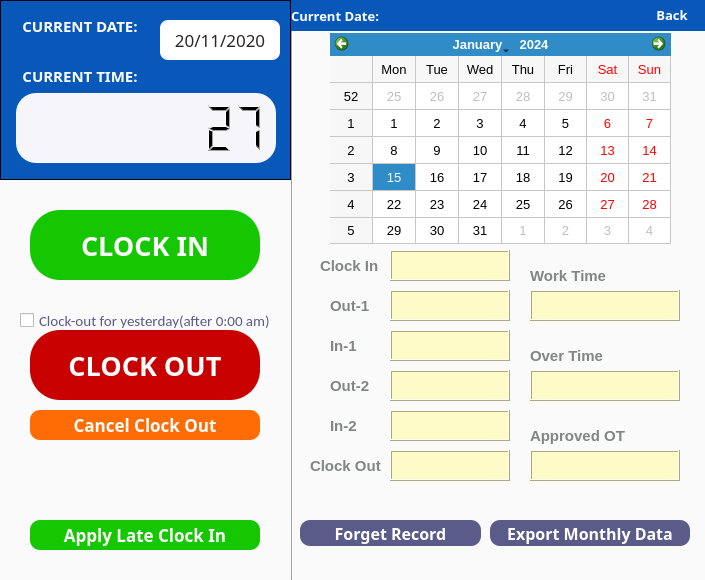
<?xml version="1.0" encoding="UTF-8"?>
<ui version="4.0">
 <class>TimeCard</class>
 <widget class="QMainWindow" name="TimeCard">
  <property name="geometry">
   <rect>
    <x>0</x>
    <y>0</y>
    <width>705</width>
    <height>580</height>
   </rect>
  </property>
  <property name="minimumSize">
   <size>
    <width>705</width>
    <height>580</height>
   </size>
  </property>
  <property name="maximumSize">
   <size>
    <width>705</width>
    <height>580</height>
   </size>
  </property>
  <property name="windowTitle">
   <string>Time Card</string>
  </property>
  <property name="styleSheet">
   <string notr="true">QMainWindow
{
    background-color:rgb(250, 250, 250);

}</string>
  </property>
  <widget class="QWidget" name="centralwidget">
   <widget class="QPushButton" name="pushButton">
    <property name="geometry">
     <rect>
      <x>30</x>
      <y>210</y>
      <width>230</width>
      <height>70</height>
     </rect>
    </property>
    <property name="font">
     <font>
      <family>Microsoft Yahei</family>
      <pointsize>20</pointsize>
      <weight>75</weight>
      <bold>true</bold>
     </font>
    </property>
    <property name="styleSheet">
     <string notr="true">QPushButton

{
    /*字体为微软雅黑*/
    font-family:Microsoft Yahei;
    /*字体大小为20点*/
    font-size:20pt;
    /*字体颜色为白色*/    
    color:white;
    /*背景颜色*/  
    background-color:rgb(21, 199, 1);
    /*边框圆角半径为8像素*/ 
    border-radius:30px;

}

/*按钮停留态*/
QPushButton:hover
{
    /*背景颜色*/  
    background-color:rgb(21, 175, 0);
    padding-left:-3px;
    /*上内边距为3像素，让按下时字向下移动3像素*/  
    padding-top:-3px;
	font-size:23pt;
}

/*按钮按下态*/
QPushButton:pressed
{
    /*背景颜色*/  
    background-color:rgb(0, 113, 0);
    /*左内边距为3像素，让按下时字向右移动3像素*/  
    padding-left:3px;
    /*上内边距为3像素，让按下时字向下移动3像素*/  
    padding-top:3px;
    font-size:20pt;
}</string>
    </property>
    <property name="text">
     <string>CLOCK IN</string>
    </property>
   </widget>
   <widget class="QPushButton" name="pushButton_2">
    <property name="geometry">
     <rect>
      <x>30</x>
      <y>330</y>
      <width>230</width>
      <height>70</height>
     </rect>
    </property>
    <property name="font">
     <font>
      <family>Microsoft Yahei</family>
      <pointsize>20</pointsize>
      <weight>75</weight>
      <bold>true</bold>
     </font>
    </property>
    <property name="styleSheet">
     <string notr="true">QPushButton
{
    /*字体为微软雅黑*/
    font-family:Microsoft Yahei;
    /*字体大小为20点*/
    font-size:20pt;
    /*字体颜色为白色*/    
    color:white;
    /*背景颜色*/  
    background-color:rgb(200, 0, 0);
    /*边框圆角半径为8像素*/ 
    border-radius:30px;
}

/*按钮停留态*/
QPushButton:hover
{
    /*背景颜色*/  
    background-color:rgb(176, 0, 0);
    padding-left:-3px;
    /*上内边距为3像素，让按下时字向下移动3像素*/  
    padding-top:-3px;
	font-size:22pt;
}

/*按钮按下态*/
QPushButton:pressed
{
    /*背景颜色*/  
    background-color:rgb(147, 0, 0);
    /*左内边距为3像素，让按下时字向右移动3像素*/  
    padding-left:3px;
    /*上内边距为3像素，让按下时字向下移动3像素*/  
    padding-top:3px;
    font-size:20pt;
}</string>
    </property>
    <property name="text">
     <string>CLOCK OUT</string>
    </property>
   </widget>
   <widget class="QLCDNumber" name="lcdNumber">
    <property name="geometry">
     <rect>
      <x>16</x>
      <y>93</y>
      <width>260</width>
      <height>70</height>
     </rect>
    </property>
    <property name="font">
     <font>
      <pointsize>11</pointsize>
      <weight>75</weight>
      <italic>false</italic>
      <bold>true</bold>
      <underline>false</underline>
      <strikeout>false</strikeout>
      <stylestrategy>PreferDefault</stylestrategy>
     </font>
    </property>
    <property name="autoFillBackground">
     <bool>false</bool>
    </property>
    <property name="styleSheet">
     <string notr="true">QLCDNumber{
		background-color:rgb(245, 245, 250);
		color:rgb(0, 0, 0);
		 border-radius:20px;
}</string>
    </property>
    <property name="frameShape">
     <enum>QFrame::Panel</enum>
    </property>
    <property name="frameShadow">
     <enum>QFrame::Sunken</enum>
    </property>
    <property name="lineWidth">
     <number>3</number>
    </property>
    <property name="smallDecimalPoint">
     <bool>true</bool>
    </property>
    <property name="digitCount">
     <number>8</number>
    </property>
    <property name="value" stdset="0">
     <double>27.000000000000000</double>
    </property>
   </widget>
   <widget class="QCalendarWidget" name="calendarWidget">
    <property name="geometry">
     <rect>
      <x>330</x>
      <y>33</y>
      <width>341</width>
      <height>211</height>
     </rect>
    </property>
    <property name="font">
     <font>
      <pointsize>10</pointsize>
     </font>
    </property>
    <property name="autoFillBackground">
     <bool>false</bool>
    </property>
    <property name="styleSheet">
     <string notr="true">QCalendarWidget
{
	background-color: rgb(255,255,255);
}</string>
    </property>
    <property name="gridVisible">
     <bool>true</bool>
    </property>
   </widget>
   <widget class="Line" name="line">
    <property name="geometry">
     <rect>
      <x>282</x>
      <y>0</y>
      <width>20</width>
      <height>580</height>
     </rect>
    </property>
    <property name="frameShadow">
     <enum>QFrame::Sunken</enum>
    </property>
    <property name="lineWidth">
     <number>1</number>
    </property>
    <property name="orientation">
     <enum>Qt::Vertical</enum>
    </property>
   </widget>
   <widget class="QPushButton" name="pushButton_3">
    <property name="geometry">
     <rect>
      <x>300</x>
      <y>520</y>
      <width>181</width>
      <height>26</height>
     </rect>
    </property>
    <property name="font">
     <font>
      <family>Microsoft Yahei</family>
      <pointsize>12</pointsize>
      <weight>75</weight>
      <bold>true</bold>
     </font>
    </property>
    <property name="styleSheet">
     <string notr="true">QPushButton
{
    /*字体为微软雅黑*/
    font-family:Microsoft Yahei;
    /*字体大小为20点*/
    font-size:12pt;
    /*字体颜色为白色*/    
    color:white;
    /*背景颜色*/  
    background-color:rgb(91, 91, 138);
    /*边框圆角半径为8像素*/ 
    border-radius:10px;
}

/*按钮停留态*/
QPushButton:hover
{
    /*背景颜色*/  
    background-color:rgb(62, 62, 95);
    padding-left:-3px;
    /*上内边距为3像素，让按下时字向下移动3像素*/  
    padding-top:-3px;

}

/*按钮按下态*/
QPushButton:pressed
{
    /*背景颜色*/  
    background-color:rgb(55, 55, 84);
    /*左内边距为3像素，让按下时字向右移动3像素*/  
    padding-left:3px;
    /*上内边距为3像素，让按下时字向下移动3像素*/  
    padding-top:3px;
}</string>
    </property>
    <property name="text">
     <string>Forget Record</string>
    </property>
   </widget>
   <widget class="QLabel" name="label_2">
    <property name="geometry">
     <rect>
      <x>291</x>
      <y>0</y>
      <width>420</width>
      <height>31</height>
     </rect>
    </property>
    <property name="styleSheet">
     <string notr="true">QWidget
{
    /*字体为微软雅黑*/
    font-family:Microsoft Yahei;
    /*字体大小为20点*/
    font-size:10pt;
    /*字体颜色为白色*/    
	font-weight:bold;
    color:white;
    /*背景颜色*/  
    background-color:rgb(8, 88, 186);

}
</string>
    </property>
    <property name="text">
     <string>Current Date:</string>
    </property>
    <property name="alignment">
     <set>Qt::AlignLeading|Qt::AlignLeft|Qt::AlignVCenter</set>
    </property>
   </widget>
   <widget class="QTextEdit" name="textEdit">
    <property name="geometry">
     <rect>
      <x>390</x>
      <y>250</y>
      <width>120</width>
      <height>31</height>
     </rect>
    </property>
    <property name="styleSheet">
     <string notr="true">QTextEdit

{
    /*字体为微软雅黑*/
    font-family:Microsoft Yahei;
    /*字体大小为20点*/
	color:rgb(50, 50, 50);
   font-size:10pt;
	background-color:rgb(255, 251, 201);
}
</string>
    </property>
    <property name="frameShape">
     <enum>QFrame::Box</enum>
    </property>
    <property name="frameShadow">
     <enum>QFrame::Raised</enum>
    </property>
    <property name="lineWidth">
     <number>1</number>
    </property>
   </widget>
   <widget class="QLabel" name="label_3">
    <property name="geometry">
     <rect>
      <x>320</x>
      <y>250</y>
      <width>90</width>
      <height>31</height>
     </rect>
    </property>
    <property name="font">
     <font>
      <family>Microsoft Yahei UI</family>
      <pointsize>11</pointsize>
      <weight>75</weight>
      <italic>false</italic>
      <bold>true</bold>
     </font>
    </property>
    <property name="styleSheet">
     <string notr="true">QLabel
{
    font-family:Microsoft Yahei UI;
    font-size:11pt; 
    color:rgb(128, 134, 132)
}</string>
    </property>
    <property name="text">
     <string>Clock In</string>
    </property>
   </widget>
   <widget class="QLabel" name="label_4">
    <property name="geometry">
     <rect>
      <x>310</x>
      <y>450</y>
      <width>100</width>
      <height>31</height>
     </rect>
    </property>
    <property name="font">
     <font>
      <family>Microsoft Yahei UI</family>
      <pointsize>11</pointsize>
      <weight>75</weight>
      <italic>false</italic>
      <bold>true</bold>
     </font>
    </property>
    <property name="styleSheet">
     <string notr="true">QLabel
{
    font-family:Microsoft Yahei UI;
    font-size:11pt; 
    color:rgb(128, 134, 132)
}</string>
    </property>
    <property name="text">
     <string>Clock Out</string>
    </property>
   </widget>
   <widget class="QLabel" name="label_5">
    <property name="geometry">
     <rect>
      <x>530</x>
      <y>260</y>
      <width>101</width>
      <height>31</height>
     </rect>
    </property>
    <property name="font">
     <font>
      <family>Microsoft Yahei UI</family>
      <pointsize>11</pointsize>
      <weight>75</weight>
      <italic>false</italic>
      <bold>true</bold>
     </font>
    </property>
    <property name="styleSheet">
     <string notr="true">QLabel
{
    font-family:Microsoft Yahei UI;
    font-size:11pt; 
    color:rgb(128, 134, 132)
}</string>
    </property>
    <property name="text">
     <string>Work Time</string>
    </property>
   </widget>
   <widget class="QTextEdit" name="textEdit_2">
    <property name="geometry">
     <rect>
      <x>390</x>
      <y>450</y>
      <width>120</width>
      <height>31</height>
     </rect>
    </property>
    <property name="styleSheet">
     <string notr="true">QTextEdit

{
    /*字体为微软雅黑*/
    font-family:Microsoft Yahei;
    /*字体大小为20点*/
	color:rgb(50, 50, 50);
   font-size:10pt;
	background-color:rgb(255, 251, 201);
}
</string>
    </property>
    <property name="frameShape">
     <enum>QFrame::Box</enum>
    </property>
    <property name="frameShadow">
     <enum>QFrame::Raised</enum>
    </property>
    <property name="lineWidth">
     <number>1</number>
    </property>
   </widget>
   <widget class="QTextEdit" name="textEdit_3">
    <property name="geometry">
     <rect>
      <x>530</x>
      <y>290</y>
      <width>150</width>
      <height>31</height>
     </rect>
    </property>
    <property name="styleSheet">
     <string notr="true">QTextEdit

{
    /*字体为微软雅黑*/
    font-family:Microsoft Yahei;
    /*字体大小为20点*/
	color:rgb(50, 50, 50);
   font-size:10pt;
	background-color:rgb(255, 251, 201);
}
</string>
    </property>
    <property name="frameShape">
     <enum>QFrame::Box</enum>
    </property>
    <property name="frameShadow">
     <enum>QFrame::Raised</enum>
    </property>
    <property name="lineWidth">
     <number>1</number>
    </property>
   </widget>
   <widget class="QLabel" name="label_6">
    <property name="geometry">
     <rect>
      <x>530</x>
      <y>340</y>
      <width>121</width>
      <height>31</height>
     </rect>
    </property>
    <property name="font">
     <font>
      <family>Microsoft Yahei UI</family>
      <pointsize>11</pointsize>
      <weight>75</weight>
      <italic>false</italic>
      <bold>true</bold>
     </font>
    </property>
    <property name="styleSheet">
     <string notr="true">QLabel
{
    font-family:Microsoft Yahei UI;
    font-size:11pt; 
    color:rgb(128, 134, 132)
}</string>
    </property>
    <property name="text">
     <string>Over Time</string>
    </property>
   </widget>
   <widget class="QTextEdit" name="textEdit_4">
    <property name="geometry">
     <rect>
      <x>530</x>
      <y>370</y>
      <width>150</width>
      <height>31</height>
     </rect>
    </property>
    <property name="styleSheet">
     <string notr="true">QTextEdit

{
    /*字体为微软雅黑*/
    font-family:Microsoft Yahei;
    /*字体大小为20点*/
	color:rgb(50, 50, 50);
   font-size:10pt;
	background-color:rgb(255, 251, 201);
}
</string>
    </property>
    <property name="frameShape">
     <enum>QFrame::Box</enum>
    </property>
    <property name="frameShadow">
     <enum>QFrame::Raised</enum>
    </property>
    <property name="lineWidth">
     <number>1</number>
    </property>
   </widget>
   <widget class="QPushButton" name="pushButton_4">
    <property name="geometry">
     <rect>
      <x>490</x>
      <y>520</y>
      <width>200</width>
      <height>26</height>
     </rect>
    </property>
    <property name="font">
     <font>
      <family>Microsoft Yahei</family>
      <pointsize>12</pointsize>
      <weight>75</weight>
      <bold>true</bold>
     </font>
    </property>
    <property name="styleSheet">
     <string notr="true">QPushButton
{
    /*字体为微软雅黑*/
    font-family:Microsoft Yahei;
    /*字体大小为20点*/
    font-size:12pt;
    /*字体颜色为白色*/    
    color:white;
    /*背景颜色*/  
    background-color:rgb(91, 91, 138);
    /*边框圆角半径为8像素*/ 
    border-radius:10px;
}

/*按钮停留态*/
QPushButton:hover
{
    /*背景颜色*/  
    background-color:rgb(62, 62, 95);
    padding-left:-3px;
    /*上内边距为3像素，让按下时字向下移动3像素*/  
    padding-top:-3px;
}

/*按钮按下态*/
QPushButton:pressed
{
    /*背景颜色*/  
    background-color:rgb(55, 55, 84);
    /*左内边距为3像素，让按下时字向右移动3像素*/  
    padding-left:3px;
    /*上内边距为3像素，让按下时字向下移动3像素*/  
    padding-top:3px;
}</string>
    </property>
    <property name="text">
     <string>Export Monthly Data</string>
    </property>
   </widget>
   <widget class="QLabel" name="label_7">
    <property name="geometry">
     <rect>
      <x>530</x>
      <y>420</y>
      <width>121</width>
      <height>31</height>
     </rect>
    </property>
    <property name="font">
     <font>
      <family>Microsoft Yahei UI</family>
      <pointsize>11</pointsize>
      <weight>75</weight>
      <italic>false</italic>
      <bold>true</bold>
     </font>
    </property>
    <property name="styleSheet">
     <string notr="true">QLabel
{
    font-family:Microsoft Yahei UI;
    font-size:11pt; 
    color:rgb(128, 134, 132)
}</string>
    </property>
    <property name="text">
     <string>Approved OT</string>
    </property>
   </widget>
   <widget class="QTextEdit" name="textEdit_5">
    <property name="geometry">
     <rect>
      <x>530</x>
      <y>450</y>
      <width>150</width>
      <height>31</height>
     </rect>
    </property>
    <property name="styleSheet">
     <string notr="true">QTextEdit

{
    /*字体为微软雅黑*/
    font-family:Microsoft Yahei;
    /*字体大小为20点*/
	color:rgb(50, 50, 50);
   font-size:10pt;
	background-color:rgb(255, 251, 201);
}
</string>
    </property>
    <property name="frameShape">
     <enum>QFrame::Box</enum>
    </property>
    <property name="frameShadow">
     <enum>QFrame::Raised</enum>
    </property>
    <property name="lineWidth">
     <number>1</number>
    </property>
   </widget>
   <widget class="QPushButton" name="pushButton_6">
    <property name="geometry">
     <rect>
      <x>640</x>
      <y>0</y>
      <width>64</width>
      <height>30</height>
     </rect>
    </property>
    <property name="styleSheet">
     <string notr="true">QPushButton
{
    /*字体为微软雅黑*/
    font-family:Microsoft Yahei;
    /*字体大小为20点*/
    font-size:10pt;
    /*字体颜色为白色*/
	font-weight:bold;    
    color:white;
    /*背景颜色*/  
    background-color:rgb(8, 88, 186);
    /*边框圆角半径为8像素*/ 
    border-radius:10px;
}

/*按钮停留态*/
QPushButton:hover
{
    /*背景颜色*/  
    background-color:rgb(58, 58, 89);
    padding-left:-3px;
    /*上内边距为3像素，让按下时字向下移动3像素*/  
    padding-top:-3px;
}

/*按钮按下态*/
QPushButton:pressed
{
    /*背景颜色*/  
    background-color:rgb(43, 43, 66);
    /*左内边距为3像素，让按下时字向右移动3像素*/  
    padding-left:3px;
    /*上内边距为3像素，让按下时字向下移动3像素*/  
    padding-top:3px;
}</string>
    </property>
    <property name="text">
     <string>Back</string>
    </property>
   </widget>
   <widget class="QFrame" name="frame">
    <property name="geometry">
     <rect>
      <x>0</x>
      <y>0</y>
      <width>291</width>
      <height>180</height>
     </rect>
    </property>
    <property name="styleSheet">
     <string notr="true">QFrame
{
    background-color:rgb(8, 88, 186);
}
</string>
    </property>
    <property name="frameShape">
     <enum>QFrame::Panel</enum>
    </property>
    <property name="frameShadow">
     <enum>QFrame::Plain</enum>
    </property>
    <property name="lineWidth">
     <number>1</number>
    </property>
    <widget class="QLabel" name="label_8">
     <property name="geometry">
      <rect>
       <x>10</x>
       <y>10</y>
       <width>140</width>
       <height>31</height>
      </rect>
     </property>
     <property name="styleSheet">
      <string notr="true">QWidget
{
    /*字体为微软雅黑*/
    font-family:Microsoft Yahei;
    /*字体大小为20点*/
    font-size:11pt;
    /*字体颜色为白色*/    
	font-weight:bold;
    color:white;
    /*背景颜色*/  
    background-color:rgb(8, 88, 186);

}
</string>
     </property>
     <property name="text">
      <string>CURRENT DATE:</string>
     </property>
     <property name="alignment">
      <set>Qt::AlignCenter</set>
     </property>
    </widget>
    <widget class="QLabel" name="label">
     <property name="geometry">
      <rect>
       <x>10</x>
       <y>60</y>
       <width>140</width>
       <height>31</height>
      </rect>
     </property>
     <property name="styleSheet">
      <string notr="true">QWidget
{
    /*字体为微软雅黑*/
    font-family:Microsoft Yahei;
    /*字体大小为20点*/
    font-size:11pt;
    /*字体颜色为白色*/    
	font-weight:bold;
    color:white;
    /*背景颜色*/  
    background-color:rgb(8, 88, 186);

}
</string>
     </property>
     <property name="text">
      <string>CURRENT TIME:</string>
     </property>
     <property name="alignment">
      <set>Qt::AlignCenter</set>
     </property>
    </widget>
    <widget class="QLabel" name="label_9">
     <property name="geometry">
      <rect>
       <x>160</x>
       <y>20</y>
       <width>120</width>
       <height>40</height>
      </rect>
     </property>
     <property name="styleSheet">
      <string notr="true">QWidget
{
    /*字体为微软雅黑*/
    font-family:Microsoft Yahei;
    /*字体大小为20点*/
    font-size:13pt;
    /*字体颜色为白色*/    
	
    color:rgb(40, 40, 40);
    /*背景颜色*/  
    background-color:white;
	border-radius: 8px;
}
</string>
     </property>
     <property name="text">
      <string>20/11/2020</string>
     </property>
     <property name="alignment">
      <set>Qt::AlignCenter</set>
     </property>
    </widget>
   </widget>
   <widget class="QPushButton" name="pushButton_5">
    <property name="geometry">
     <rect>
      <x>30</x>
      <y>410</y>
      <width>230</width>
      <height>30</height>
     </rect>
    </property>
    <property name="font">
     <font>
      <family>Microsoft Yahei</family>
      <pointsize>13</pointsize>
      <weight>75</weight>
      <bold>true</bold>
     </font>
    </property>
    <property name="styleSheet">
     <string notr="true">QPushButton
{
    /*字体为微软雅黑*/
    font-family:Microsoft Yahei;
    /*字体大小为20点*/
    font-size:13pt;
    /*字体颜色为白色*/    
    color:white;
    /*背景颜色*/  
    background-color:rgb(255, 108, 3);
    /*边框圆角半径为8像素*/ 
    border-radius:10px;
}

/*按钮停留态*/
QPushButton:hover
{
    /*背景颜色*/  
    background-color:rgb(220, 93, 2);
    padding-left:-3px;
    /*上内边距为3像素，让按下时字向下移动3像素*/  
    padding-top:-3px;

}

/*按钮按下态*/
QPushButton:pressed
{
    /*背景颜色*/  
    background-color:rgb(163, 69, 1);
    /*左内边距为3像素，让按下时字向右移动3像素*/  
    padding-left:3px;
    /*上内边距为3像素，让按下时字向下移动3像素*/  
    padding-top:3px;

}</string>
    </property>
    <property name="text">
     <string>Cancel Clock Out</string>
    </property>
   </widget>
   <widget class="QCheckBox" name="checkBox">
    <property name="geometry">
     <rect>
      <x>20</x>
      <y>310</y>
      <width>251</width>
      <height>21</height>
     </rect>
    </property>
    <property name="styleSheet">
     <string notr="true">QCheckBox{

	color:rgb(91, 91, 138);
	    font-family:Calibri;
    /*字体大小为20点*/
   font-size:11pt;

}</string>
    </property>
    <property name="text">
     <string>Clock-out for yesterday(after 0:00 am)</string>
    </property>
   </widget>
   <widget class="QPushButton" name="pushButton_7">
    <property name="geometry">
     <rect>
      <x>30</x>
      <y>520</y>
      <width>230</width>
      <height>30</height>
     </rect>
    </property>
    <property name="font">
     <font>
      <family>Microsoft Yahei</family>
      <pointsize>13</pointsize>
      <weight>75</weight>
      <bold>true</bold>
     </font>
    </property>
    <property name="styleSheet">
     <string notr="true">QPushButton

{
    /*字体为微软雅黑*/
    font-family:Microsoft Yahei;
    /*字体大小为20点*/
    font-size:13pt;
    /*字体颜色为白色*/    
    color:white;
    /*背景颜色*/  
    background-color:rgb(21, 199, 1);
    /*边框圆角半径为8像素*/ 
    border-radius:10px;

}

/*按钮停留态*/
QPushButton:hover
{
    /*背景颜色*/  
    background-color:rgb(21, 175, 0);
    padding-left:-3px;
    /*上内边距为3像素，让按下时字向下移动3像素*/  
    padding-top:-3px;

}

/*按钮按下态*/
QPushButton:pressed
{
    /*背景颜色*/  
    background-color:rgb(0, 113, 0);
    /*左内边距为3像素，让按下时字向右移动3像素*/  
    padding-left:3px;
    /*上内边距为3像素，让按下时字向下移动3像素*/  
    padding-top:3px;
}</string>
    </property>
    <property name="text">
     <string>Apply Late Clock In</string>
    </property>
   </widget>
   <widget class="QTextEdit" name="textEdit_6">
    <property name="geometry">
     <rect>
      <x>390</x>
      <y>290</y>
      <width>120</width>
      <height>31</height>
     </rect>
    </property>
    <property name="styleSheet">
     <string notr="true">QTextEdit

{
    /*字体为微软雅黑*/
    font-family:Microsoft Yahei;
    /*字体大小为20点*/
	color:rgb(50, 50, 50);
   font-size:10pt;
	background-color:rgb(255, 251, 201);
}
</string>
    </property>
    <property name="frameShape">
     <enum>QFrame::Box</enum>
    </property>
    <property name="frameShadow">
     <enum>QFrame::Raised</enum>
    </property>
    <property name="lineWidth">
     <number>1</number>
    </property>
   </widget>
   <widget class="QLabel" name="label_10">
    <property name="geometry">
     <rect>
      <x>330</x>
      <y>290</y>
      <width>60</width>
      <height>31</height>
     </rect>
    </property>
    <property name="font">
     <font>
      <family>Microsoft Yahei UI</family>
      <pointsize>11</pointsize>
      <weight>75</weight>
      <italic>false</italic>
      <bold>true</bold>
     </font>
    </property>
    <property name="styleSheet">
     <string notr="true">QLabel
{
    font-family:Microsoft Yahei UI;
    font-size:11pt; 
    color:rgb(128, 134, 132)
}</string>
    </property>
    <property name="text">
     <string>Out-1</string>
    </property>
   </widget>
   <widget class="QTextEdit" name="textEdit_7">
    <property name="geometry">
     <rect>
      <x>390</x>
      <y>330</y>
      <width>120</width>
      <height>31</height>
     </rect>
    </property>
    <property name="styleSheet">
     <string notr="true">QTextEdit

{
    /*字体为微软雅黑*/
    font-family:Microsoft Yahei;
    /*字体大小为20点*/
	color:rgb(50, 50, 50);
   font-size:10pt;
	background-color:rgb(255, 251, 201);
}
</string>
    </property>
    <property name="frameShape">
     <enum>QFrame::Box</enum>
    </property>
    <property name="frameShadow">
     <enum>QFrame::Raised</enum>
    </property>
    <property name="lineWidth">
     <number>1</number>
    </property>
   </widget>
   <widget class="QLabel" name="label_11">
    <property name="geometry">
     <rect>
      <x>330</x>
      <y>330</y>
      <width>60</width>
      <height>31</height>
     </rect>
    </property>
    <property name="font">
     <font>
      <family>Microsoft Yahei UI</family>
      <pointsize>11</pointsize>
      <weight>75</weight>
      <italic>false</italic>
      <bold>true</bold>
     </font>
    </property>
    <property name="styleSheet">
     <string notr="true">QLabel
{
    font-family:Microsoft Yahei UI;
    font-size:11pt; 
    color:rgb(128, 134, 132)
}</string>
    </property>
    <property name="text">
     <string>In-1</string>
    </property>
   </widget>
   <widget class="QTextEdit" name="textEdit_8">
    <property name="geometry">
     <rect>
      <x>390</x>
      <y>370</y>
      <width>120</width>
      <height>31</height>
     </rect>
    </property>
    <property name="styleSheet">
     <string notr="true">QTextEdit

{
    /*字体为微软雅黑*/
    font-family:Microsoft Yahei;
    /*字体大小为20点*/
	color:rgb(50, 50, 50);
   font-size:10pt;
	background-color:rgb(255, 251, 201);
}
</string>
    </property>
    <property name="frameShape">
     <enum>QFrame::Box</enum>
    </property>
    <property name="frameShadow">
     <enum>QFrame::Raised</enum>
    </property>
    <property name="lineWidth">
     <number>1</number>
    </property>
   </widget>
   <widget class="QLabel" name="label_12">
    <property name="geometry">
     <rect>
      <x>330</x>
      <y>370</y>
      <width>60</width>
      <height>31</height>
     </rect>
    </property>
    <property name="font">
     <font>
      <family>Microsoft Yahei UI</family>
      <pointsize>11</pointsize>
      <weight>75</weight>
      <italic>false</italic>
      <bold>true</bold>
     </font>
    </property>
    <property name="styleSheet">
     <string notr="true">QLabel
{
    font-family:Microsoft Yahei UI;
    font-size:11pt; 
    color:rgb(128, 134, 132)
}</string>
    </property>
    <property name="text">
     <string>Out-2</string>
    </property>
   </widget>
   <widget class="QTextEdit" name="textEdit_9">
    <property name="geometry">
     <rect>
      <x>390</x>
      <y>410</y>
      <width>120</width>
      <height>31</height>
     </rect>
    </property>
    <property name="styleSheet">
     <string notr="true">QTextEdit

{
    /*字体为微软雅黑*/
    font-family:Microsoft Yahei;
    /*字体大小为20点*/
	color:rgb(50, 50, 50);
   font-size:10pt;
	background-color:rgb(255, 251, 201);
}
</string>
    </property>
    <property name="frameShape">
     <enum>QFrame::Box</enum>
    </property>
    <property name="frameShadow">
     <enum>QFrame::Raised</enum>
    </property>
    <property name="lineWidth">
     <number>1</number>
    </property>
   </widget>
   <widget class="QLabel" name="label_13">
    <property name="geometry">
     <rect>
      <x>330</x>
      <y>410</y>
      <width>50</width>
      <height>31</height>
     </rect>
    </property>
    <property name="font">
     <font>
      <family>Microsoft Yahei UI</family>
      <pointsize>11</pointsize>
      <weight>75</weight>
      <italic>false</italic>
      <bold>true</bold>
     </font>
    </property>
    <property name="styleSheet">
     <string notr="true">QLabel
{
    font-family:Microsoft Yahei UI;
    font-size:11pt; 
    color:rgb(128, 134, 132)
}</string>
    </property>
    <property name="text">
     <string>In-2</string>
    </property>
   </widget>
   <zorder>frame</zorder>
   <zorder>pushButton</zorder>
   <zorder>pushButton_2</zorder>
   <zorder>lcdNumber</zorder>
   <zorder>calendarWidget</zorder>
   <zorder>line</zorder>
   <zorder>pushButton_3</zorder>
   <zorder>label_2</zorder>
   <zorder>textEdit</zorder>
   <zorder>label_3</zorder>
   <zorder>label_4</zorder>
   <zorder>label_5</zorder>
   <zorder>textEdit_2</zorder>
   <zorder>textEdit_3</zorder>
   <zorder>label_6</zorder>
   <zorder>textEdit_4</zorder>
   <zorder>pushButton_4</zorder>
   <zorder>label_7</zorder>
   <zorder>textEdit_5</zorder>
   <zorder>pushButton_6</zorder>
   <zorder>pushButton_5</zorder>
   <zorder>checkBox</zorder>
   <zorder>pushButton_7</zorder>
   <zorder>textEdit_6</zorder>
   <zorder>label_10</zorder>
   <zorder>textEdit_7</zorder>
   <zorder>label_11</zorder>
   <zorder>textEdit_8</zorder>
   <zorder>label_12</zorder>
   <zorder>textEdit_9</zorder>
   <zorder>label_13</zorder>
  </widget>
 </widget>
 <resources/>
 <connections/>
</ui>
